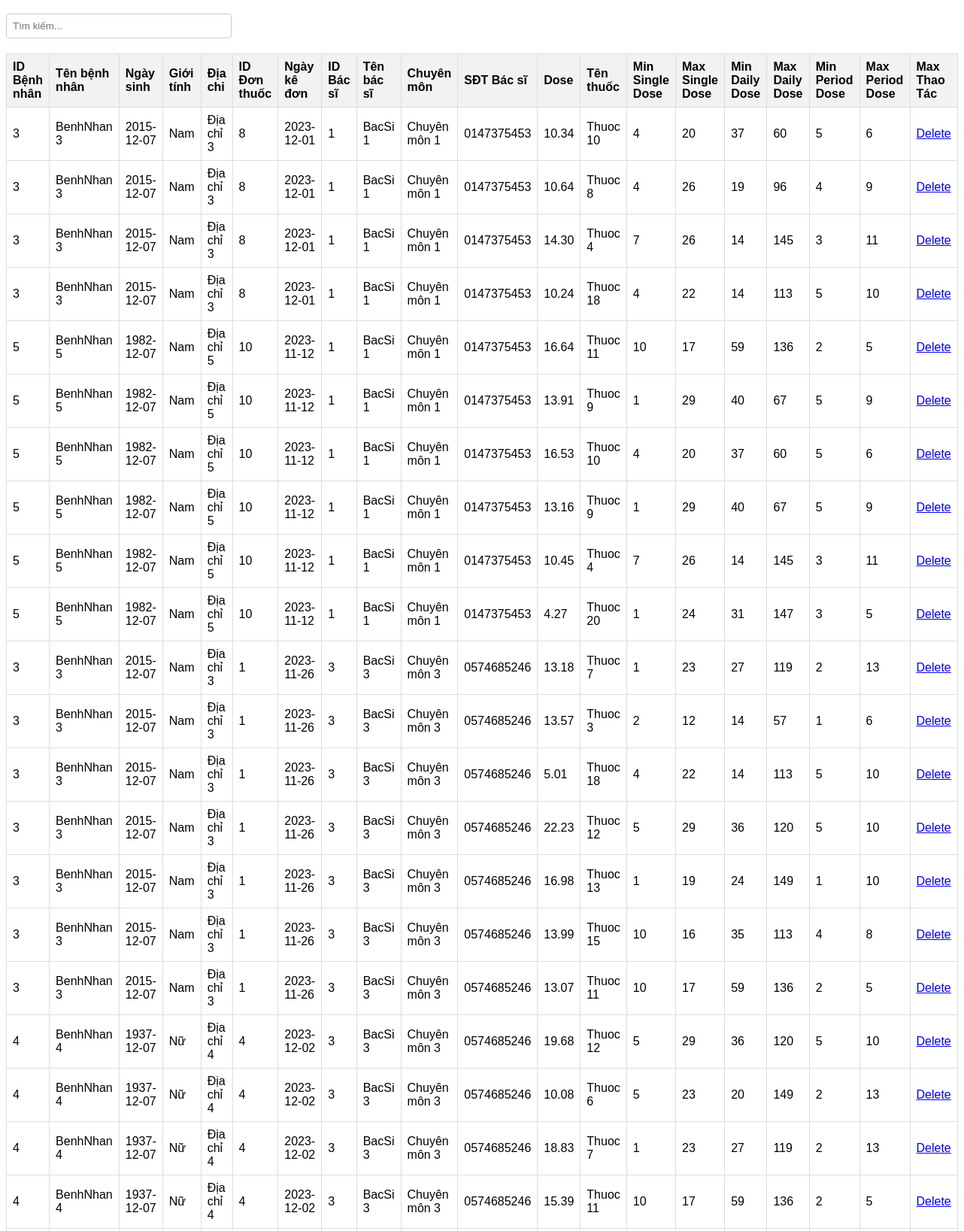
The page /DONTHUOC/donthuocganhat.php (upper part) on the database its author committed.
### tables this page shows
CREATE TABLE BenhNhan (
  id_benhnhan INT PRIMARY KEY AUTO_INCREMENT,
  HoTenBN VARCHAR(50),
  NgaySinh DATE,
  GioiTinh VARCHAR(10),
  DiaChi VARCHAR(100)
);

CREATE TABLE DonThuoc (
  id_donthuoc INT PRIMARY KEY AUTO_INCREMENT,
  id_benhnhan INT,
  id_bacsi INT,
  NgayKeDon DATE,
  FOREIGN KEY (id_benhnhan) REFERENCES BenhNhan(id_benhnhan),
  FOREIGN KEY (id_bacsi) REFERENCES BacSi(id_bacsi)
);

CREATE TABLE BacSi (
  id_bacsi INT PRIMARY KEY AUTO_INCREMENT,
  HoTenBS VARCHAR(50),
  ChuyenMon VARCHAR(50),
  SDT VARCHAR(10)
);

CREATE TABLE ChiTietKeDon (
  id_chitietkedon INT PRIMARY KEY AUTO_INCREMENT,
  id_donthuoc INT,
  id_lieuluong INT,
  dose DECIMAL(5, 2),
  FOREIGN KEY (id_donthuoc) REFERENCES DonThuoc(id_donthuoc),
  FOREIGN KEY (id_lieuluong) REFERENCES LieuLuong(id_lieuluong)
);

CREATE TABLE LieuLuong (
  id_lieuluong INT PRIMARY KEY AUTO_INCREMENT,
  TenThuoc VARCHAR(50),
  min_single_dose INT,
  max_single_dose INT,
  min_daily_dose INT,
  max_daily_dose INT,
  min_period_dose INT,
  max_period_dose INT
);

### DONTHUOC/donthuocganhat.php (the view, shortened to what this page needs)
<!DOCTYPE html>
<html lang="en">
<head>
    <link rel="stylesheet" href="style3.css">
</head>
<body>
<input type="text" id="searchInput" placeholder="Tìm kiếm...">
    <?php
    include 'conect.php';
    $sql = "SELECT
                BenhNhan.id_benhnhan,
                BenhNhan.HoTenBN,
                BenhNhan.NgaySinh,
                BenhNhan.GioiTinh,
                BenhNhan.DiaChi,
                DonThuoc.id_donthuoc,
                DonThuoc.NgayKeDon,
                BacSi.id_bacsi,
                BacSi.HoTenBS,
                BacSi.ChuyenMon,
                BacSi.SDT,
                ChiTietKeDon.dose,
                LieuLuong.TenThuoc,
                LieuLuong.min_single_dose,
                LieuLuong.max_single_dose,
                LieuLuong.min_daily_dose,
                LieuLuong.max_daily_dose,
                LieuLuong.min_period_dose,
                LieuLuong.max_period_dose
            FROM
                BenhNhan
            JOIN DonThuoc ON BenhNhan.id_benhnhan = DonThuoc.id_benhnhan
            JOIN BacSi ON DonThuoc.id_bacsi = BacSi.id_bacsi
            JOIN ChiTietKeDon ON DonThuoc.id_donthuoc = ChiTietKeDon.id_donthuoc
            JOIN LieuLuong ON ChiTietKeDon.id_lieuluong = LieuLuong.id_lieuluong";
    $result = $conn->query($sql);
    if ($result->num_rows > 0) {
        echo "<table>";
        echo "<thead>
                <tr>
                    <th>ID Bệnh nhân</th>
                    <th>Tên bệnh nhân</th>
                    <th>Ngày sinh</th>
                    <th>Giới tính</th>
                    <th>Địa chỉ</th>
                    <th>ID Đơn thuốc</th>
                    <th>Ngày kê đơn</th>
                    <th>ID Bác sĩ</th>
                    <th>Tên bác sĩ</th>
                    <th>Chuyên môn</th>
                    <th>SĐT Bác sĩ</th>
                    <th>Dose</th>
                    <th>Tên thuốc</th>
                    <th>Min Single Dose</th>
                    <th>Max Single Dose</th>
                    <th>Min Daily Dose</th>
                    <th>Max Daily Dose</th>
                    <th>Min Period Dose</th>
                    <th>Max Period Dose</th>
                    <th>Max Thao Tác</th>
                </tr>
            </thead>";
        echo "<tbody>";
        while($row = $result->fetch_assoc()) {
            echo "<tr>
                    <td>{$row['id_benhnhan']}</td>
                    <td>{$row['HoTenBN']}</td>
                    <td>{$row['NgaySinh']}</td>
                    <td>{$row['GioiTinh']}</td>
                    <td>{$row['DiaChi']}</td>
                    <td>{$row['id_donthuoc']}</td>
                    <td>{$row['NgayKeDon']}</td>
                    <td>{$row['id_bacsi']}</td>
                    <td>{$row['HoTenBS']}</td>
                    <td>{$row['ChuyenMon']}</td>
                    <td>{$row['SDT']}</td>
                    <td>{$row['dose']}</td>
                    <td>{$row['TenThuoc']}</td>
                    <td>{$row['min_single_dose']}</td>
                    <td>{$row['max_single_dose']}</td>
                    <td>{$row['min_daily_dose']}</td>
                    <td>{$row['max_daily_dose']}</td>
                    <td>{$row['min_period_dose']}</td>
                    <td>{$row['max_period_dose']}</td>
                    <td>
                        <a href='delete.php?id={$row['id_benhnhan']}'>Delete</a>
                    </td>
                </tr>";
        }
        echo "</tbody>";
        echo "</table>";
    } else {
        echo "Không có dữ liệu.";
    }
    ?>
</body>
</html>

### DONTHUOC/style3.css (style rules this page uses)
body { font-family: Arial, sans-serif; }
table { border-collapse: collapse; width: 100%; margin-top: 20px; }
table, th, td { border: 1px solid #ddd; }
th, td { padding: 10px; text-align: left; }
th { background-color: #f2f2f2; }

### DONTHUOC/donthuocganhat.php (style rules this page uses)
table { border-collapse: collapse; width: 100%; margin-top: 20px; }
th, td { border: 1px solid #dddddd; text-align: left; padding: 8px; }
th { background-color: #f2f2f2; }
#searchInput { padding: 8px; margin-top: 10px; width: 300px; border: 1px solid #ccc; border-radius: 4px; box-sizing: border-box; }

### rows shown on the page
benhnhan: id_benhnhan "3", HoTenBN "BenhNhan 3", NgaySinh "2015-12-07", GioiTinh "Nam", DiaChi "Địa chỉ 3", donthuoc.id_donthuoc "8", donthuoc.NgayKeDon "2023-12-01", bacsi.id_bacsi "1", bacsi.HoTenBS "BacSi 1", bacsi.ChuyenMon "Chuyên môn 1", bacsi.SDT "0147375453", chitietkedon.dose "10.34", lieuluong.TenThuoc "Thuoc 10", lieuluong.min_single_dose "4", lieuluong.max_single_dose "20", lieuluong.min_daily_dose "37", lieuluong.max_daily_dose "60", lieuluong.min_period_dose "5", lieuluong.max_period_dose "6", chitietkedon.dose "10.64", lieuluong.TenThuoc "Thuoc 8", lieuluong.max_single_dose "26", lieuluong.min_daily_dose "19", lieuluong.max_daily_dose "96", lieuluong.min_period_dose "4", lieuluong.max_period_dose "9", chitietkedon.dose "14.30", lieuluong.TenThuoc "Thuoc 4", lieuluong.min_single_dose "7", lieuluong.min_daily_dose "14", lieuluong.max_daily_dose "145", lieuluong.min_period_dose "3", lieuluong.max_period_dose "11", chitietkedon.dose "10.24", lieuluong.TenThuoc "Thuoc 18", lieuluong.max_single_dose "22", lieuluong.max_daily_dose "113", lieuluong.max_period_dose "10", donthuoc.id_donthuoc "1", donthuoc.NgayKeDon "2023-11-26", bacsi.id_bacsi "3", bacsi.HoTenBS "BacSi 3", bacsi.ChuyenMon "Chuyên môn 3", bacsi.SDT "0574685246", chitietkedon.dose "13.18", lieuluong.TenThuoc "Thuoc 7", lieuluong.min_single_dose "1", lieuluong.max_single_dose "23", lieuluong.min_daily_dose "27", lieuluong.max_daily_dose "119", lieuluong.min_period_dose "2", lieuluong.max_period_dose "13", chitietkedon.dose "13.57", lieuluong.TenThuoc "Thuoc 3", lieuluong.min_single_dose "2", lieuluong.max_single_dose "12", lieuluong.max_daily_dose "57", lieuluong.min_period_dose "1", chitietkedon.dose "5.01", chitietkedon.dose "22.23", lieuluong.TenThuoc "Thuoc 12", lieuluong.min_single_dose "5", lieuluong.max_single_dose "29", lieuluong.min_daily_dose "36", lieuluong.max_daily_dose "120", chitietkedon.dose "16.98", lieuluong.TenThuoc "Thuoc 13", lieuluong.max_single_dose "19", lieuluong.min_daily_dose "24", lieuluong.max_daily_dose "149", chitietkedon.dose "13.99", lieuluong.TenThuoc "Thuoc 15", lieuluong.min_single_dose "10", lieuluong.max_single_dose "16", lieuluong.min_daily_dose "35", lieuluong.max_period_dose "8", chitietkedon.dose "13.07", lieuluong.TenThuoc "Thuoc 11", lieuluong.max_single_dose "17", lieuluong.min_daily_dose "59", lieuluong.max_daily_dose "136", lieuluong.max_period_dose "5"
benhnhan: id_benhnhan "5", HoTenBN "BenhNhan 5", NgaySinh "1982-12-07", GioiTinh "Nam", DiaChi "Địa chỉ 5", donthuoc.id_donthuoc "10", donthuoc.NgayKeDon "2023-11-12", bacsi.id_bacsi "1", bacsi.HoTenBS "BacSi 1", bacsi.ChuyenMon "Chuyên môn 1", bacsi.SDT "0147375453", chitietkedon.dose "16.64", lieuluong.TenThuoc "Thuoc 11", lieuluong.min_single_dose "10", lieuluong.max_single_dose "17", lieuluong.min_daily_dose "59", lieuluong.max_daily_dose "136", lieuluong.min_period_dose "2", lieuluong.max_period_dose "5", chitietkedon.dose "13.91", lieuluong.TenThuoc "Thuoc 9", lieuluong.min_single_dose "1", lieuluong.max_single_dose "29", lieuluong.min_daily_dose "40", lieuluong.max_daily_dose "67", lieuluong.min_period_dose "5", lieuluong.max_period_dose "9", chitietkedon.dose "16.53", lieuluong.TenThuoc "Thuoc 10", lieuluong.min_single_dose "4", lieuluong.max_single_dose "20", lieuluong.min_daily_dose "37", lieuluong.max_daily_dose "60", lieuluong.max_period_dose "6", chitietkedon.dose "13.16", chitietkedon.dose "10.45", lieuluong.TenThuoc "Thuoc 4", lieuluong.min_single_dose "7", lieuluong.max_single_dose "26", lieuluong.min_daily_dose "14", lieuluong.max_daily_dose "145", lieuluong.min_period_dose "3", lieuluong.max_period_dose "11", chitietkedon.dose "4.27", lieuluong.TenThuoc "Thuoc 20", lieuluong.max_single_dose "24", lieuluong.min_daily_dose "31", lieuluong.max_daily_dose "147"
benhnhan: id_benhnhan "4", HoTenBN "BenhNhan 4", NgaySinh "1937-12-07", GioiTinh "Nữ", DiaChi "Địa chỉ 4", donthuoc.id_donthuoc "4", donthuoc.NgayKeDon "2023-12-02", bacsi.id_bacsi "3", bacsi.HoTenBS "BacSi 3", bacsi.ChuyenMon "Chuyên môn 3", bacsi.SDT "0574685246", chitietkedon.dose "19.68", lieuluong.TenThuoc "Thuoc 12", lieuluong.min_single_dose "5", lieuluong.max_single_dose "29", lieuluong.min_daily_dose "36", lieuluong.max_daily_dose "120", lieuluong.min_period_dose "5", lieuluong.max_period_dose "10", chitietkedon.dose "10.08", lieuluong.TenThuoc "Thuoc 6", lieuluong.max_single_dose "23", lieuluong.min_daily_dose "20", lieuluong.max_daily_dose "149", lieuluong.min_period_dose "2", lieuluong.max_period_dose "13", chitietkedon.dose "18.83", lieuluong.TenThuoc "Thuoc 7", lieuluong.min_single_dose "1", lieuluong.min_daily_dose "27", lieuluong.max_daily_dose "119", chitietkedon.dose "15.39", lieuluong.TenThuoc "Thuoc 11", lieuluong.min_single_dose "10", lieuluong.max_single_dose "17", lieuluong.min_daily_dose "59", lieuluong.max_daily_dose "136", lieuluong.max_period_dose "5"
